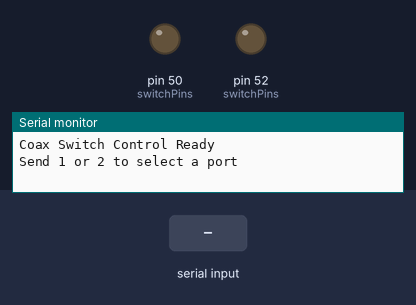
Recording of a sketch running on a simulated Arduino Mega 2560, built with avr-gcc and run on an emulated ATmega2560. Shown: output pins drawn as LEDs (lit = HIGH), the last lines printed to the serial monitor. Inputs (shaded band) come from the test bench.

Above: at 1.2 s.
1.3 s: "1\n" received over Serial
At 2.0 s:
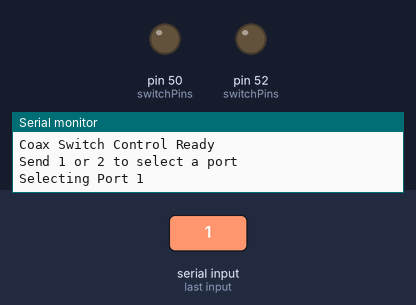
2.8 s: byte 50 ('2') received over Serial
At 3.2 s:
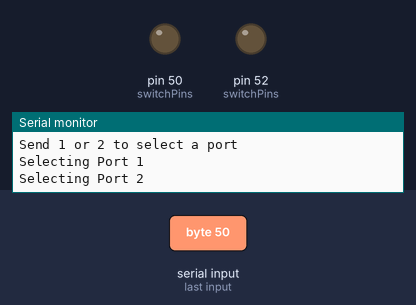
Timing chart, 0 to 5.8 s (numbered marks = the images above; inputs shaded):
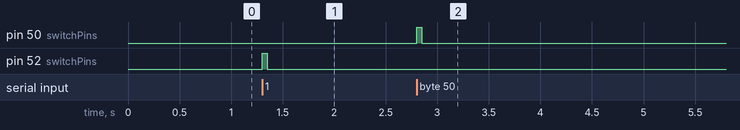

The sketch:

CoaxSwitchController.ino
```cpp
#include "switch_control.h"

uint8_t switchPins[] = {52, 50};

CoaxialSwitch switch1(switchPins, 2);

void setup() {

  Serial.begin(115200);

  Serial.println("Coax Switch Control Ready");
  Serial.println("Send 1 or 2 to select a port");
}

void loop() {

  if (Serial.available() > 0) {

    char cmd = Serial.read();

    if (cmd == '1') {

      Serial.println("Selecting Port 1");
      switch1.selectPort(1);

    } else if (cmd == '2') {

      Serial.println("Selecting Port 2");
      switch1.selectPort(2);

    } else if (cmd == '\n' || cmd == '\r') {

      // Ignore newline characters

    } else {

      Serial.println("Invalid command");
    }
  }
}
```

switch_control.cpp
```cpp
#include "switch_control.h"

CoaxialSwitch::CoaxialSwitch(uint8_t* pins, uint32_t count) {
  portPins = pins;
  portCount = count;
  init();
}

static void CoaxialSwitch::pulsePin(uint8_t pin) {
  digitalWrite(pin, HIGH);
  delay(PULSE_MS);
  digitalWrite(pin, LOW);
}

void CoaxialSwitch::init() {
  for (int i = 0; i < portCount; i++) {
    pinMode(portPins[i], OUTPUT);
    digitalWrite(portPins[i], LOW);
  }
}

void CoaxialSwitch::pulsePort(uint8_t port) {
  pulsePin(portPins[port-1]);
}

void CoaxialSwitch::selectPort(uint8_t port) {
  if ((port - 1) > portCount) {
    return;
  } else if (port < 1) {
    return;
  }
  pulsePort(port);
  return;
}
```

switch_control.h
```cpp
#ifndef SWITCH_CONTROL_HPP
#define SWITCH_CONTROL_HPP

#include <Arduino.h>


#define PULSE_MS 50

class CoaxialSwitch {
  public:
    CoaxialSwitch(uint8_t* pins, uint32_t count);
    void CoaxialSwitch::selectPort(uint8_t port);
  private:
    void pulsePin(uint8_t pin);
    void pulsePort(uint8_t port);
    void init();
    uint8_t* portPins;
    uint32_t portCount;
};

#endif
```

Measured:
- after the input at 1.3 s, pin 52 (switchPins): LOW → HIGH at once, → LOW 0.05 s later
- after the input at 2.8 s, pin 50 (switchPins): LOW → HIGH at once, → LOW 0.05 s later
